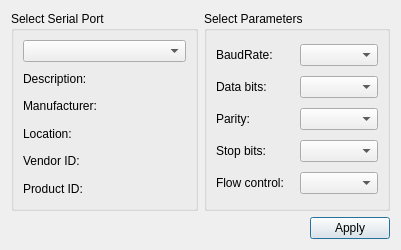
<?xml version="1.0" encoding="UTF-8"?>
<ui version="4.0">
 <class>SerialSettingsDialog</class>
 <widget class="QDialog" name="SerialSettingsDialog">
  <property name="geometry">
   <rect>
    <x>0</x>
    <y>0</y>
    <width>401</width>
    <height>250</height>
   </rect>
  </property>
  <property name="windowTitle">
   <string>Settings</string>
  </property>
  <layout class="QGridLayout" name="gridLayout_3">
   <item row="0" column="0">
    <widget class="QGroupBox" name="selectBox">
     <property name="title">
      <string>Select Serial Port</string>
     </property>
     <layout class="QGridLayout" name="gridLayout">
      <item row="0" column="0">
       <widget class="QComboBox" name="serialPortInfoListBox"/>
      </item>
      <item row="1" column="0">
       <widget class="QLabel" name="descriptionLabel">
        <property name="text">
         <string>Description:</string>
        </property>
       </widget>
      </item>
      <item row="2" column="0">
       <widget class="QLabel" name="manufacturerLabel">
        <property name="text">
         <string>Manufacturer:</string>
        </property>
       </widget>
      </item>
      <item row="3" column="0">
       <widget class="QLabel" name="locationLabel">
        <property name="text">
         <string>Location:</string>
        </property>
       </widget>
      </item>
      <item row="4" column="0">
       <widget class="QLabel" name="vidLabel">
        <property name="text">
         <string>Vendor ID:</string>
        </property>
       </widget>
      </item>
      <item row="5" column="0">
       <widget class="QLabel" name="pidLabel">
        <property name="text">
         <string>Product ID:</string>
        </property>
       </widget>
      </item>
     </layout>
    </widget>
   </item>
   <item row="1" column="0" colspan="2">
    <layout class="QHBoxLayout" name="horizontalLayout">
     <item>
      <spacer name="horizontalSpacer">
       <property name="orientation">
        <enum>Qt::Horizontal</enum>
       </property>
       <property name="sizeHint" stdset="0">
        <size>
         <width>96</width>
         <height>20</height>
        </size>
       </property>
      </spacer>
     </item>
     <item>
      <widget class="QPushButton" name="applyButton">
       <property name="text">
        <string>Apply</string>
       </property>
      </widget>
     </item>
    </layout>
   </item>
   <item row="0" column="1">
    <widget class="QGroupBox" name="parametersBox">
     <property name="title">
      <string>Select Parameters</string>
     </property>
     <layout class="QGridLayout" name="gridLayout_2">
      <item row="0" column="0">
       <widget class="QLabel" name="baudRateLabel">
        <property name="text">
         <string>BaudRate:</string>
        </property>
       </widget>
      </item>
      <item row="0" column="1">
       <widget class="QComboBox" name="baudRateBox"/>
      </item>
      <item row="1" column="0">
       <widget class="QLabel" name="dataBitsLabel">
        <property name="text">
         <string>Data bits:</string>
        </property>
       </widget>
      </item>
      <item row="1" column="1">
       <widget class="QComboBox" name="dataBitsBox"/>
      </item>
      <item row="2" column="0">
       <widget class="QLabel" name="parityLabel">
        <property name="text">
         <string>Parity:</string>
        </property>
       </widget>
      </item>
      <item row="2" column="1">
       <widget class="QComboBox" name="parityBox"/>
      </item>
      <item row="3" column="0">
       <widget class="QLabel" name="stopBitsLabel">
        <property name="text">
         <string>Stop bits:</string>
        </property>
       </widget>
      </item>
      <item row="3" column="1">
       <widget class="QComboBox" name="stopBitsBox"/>
      </item>
      <item row="4" column="0">
       <widget class="QLabel" name="flowControlLabel">
        <property name="text">
         <string>Flow control:</string>
        </property>
       </widget>
      </item>
      <item row="4" column="1">
       <widget class="QComboBox" name="flowControlBox"/>
      </item>
     </layout>
    </widget>
   </item>
  </layout>
 </widget>
 <resources/>
 <connections/>
</ui>
